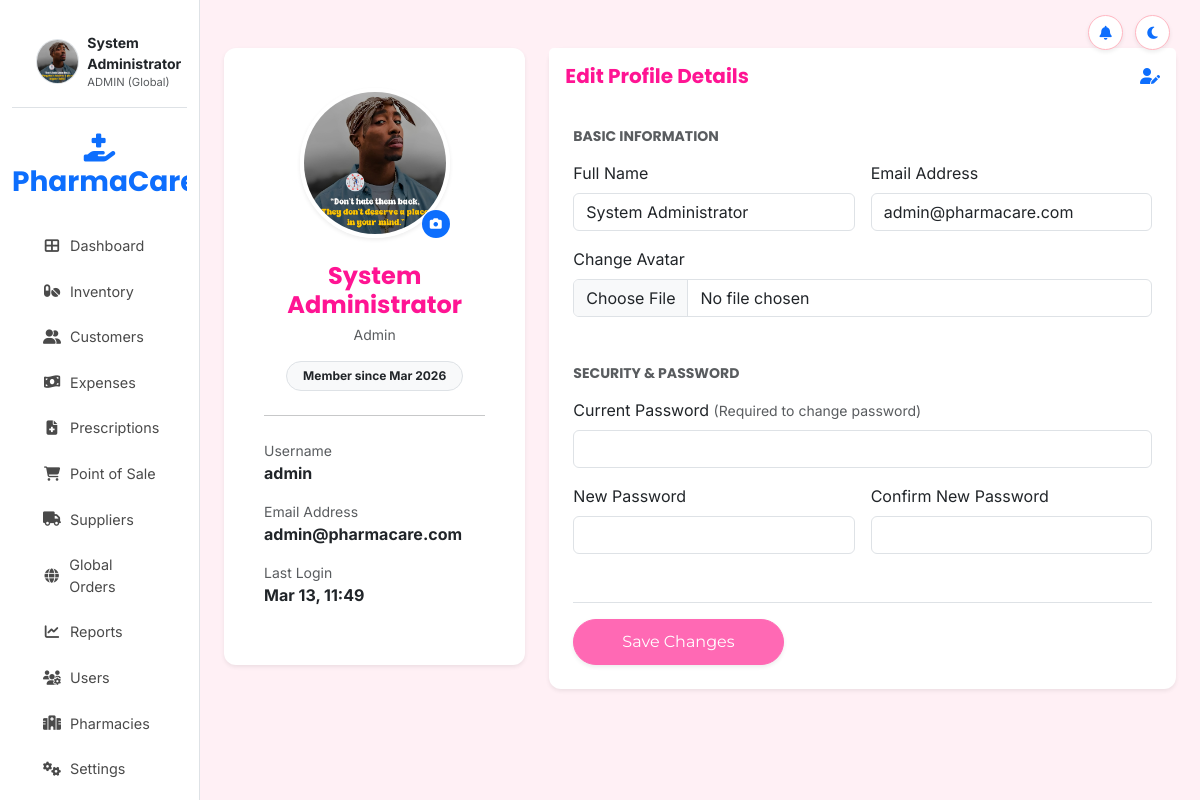
The app's page /profile.php (signed in) with its own data.
### tables this page shows
CREATE TABLE IF NOT EXISTS users (
    id INT PRIMARY KEY AUTO_INCREMENT,
    username VARCHAR(50) UNIQUE NOT NULL,
    email VARCHAR(100) UNIQUE NOT NULL,
    password_hash VARCHAR(255) NOT NULL,
    role ENUM('admin', 'pharmacist', 'cashier', 'customer') NOT NULL,
    full_name VARCHAR(100),
    avatar VARCHAR(255),
    pharmacy_id INT,  
    created_at TIMESTAMP DEFAULT CURRENT_TIMESTAMP,
    last_login TIMESTAMP NULL,
    is_active BOOLEAN DEFAULT TRUE,
    FOREIGN KEY (pharmacy_id) REFERENCES pharmacies(id) ON DELETE SET NULL
);

### profile.php (the view, shortened to what this page needs)
<?php
require_once 'includes/config/database.php';
$user_id = $_SESSION['user_id'];
$stmt = $pdo->prepare("SELECT * FROM users WHERE id = ?");
$stmt->execute([$user_id]);
$user = $stmt->fetch();
include 'includes/templates/header.php';
?>
<div class="row pt-4">
    <div class="col-lg-4 mb-4">
        <div class="card border-0 shadow-sm text-center p-4 h-100">
            <div class="card-body">
                <div class="position-relative d-inline-block mb-4">
                    <img src="<?php echo $user['avatar'] ? BASE_URL . $user['avatar'] : 'https://via.placeholder.com/150'; ?>" class="rounded-circle shadow-sm border border-4 border-white" style="width: 150px; height: 150px; object-fit: cover;" alt="Avatar">
                    <span class="position-absolute bottom-0 end-0 badge rounded-pill bg-primary p-2">
                        <i class="fas fa-camera"></i>
                    </span>
                </div>
                <h4 class="fw-bold mb-1"><?php echo $user['full_name']; ?></h4>
                <p class="text-muted small mb-3"><?php echo ucfirst($user['role']); ?></p>
                <div class="badge bg-light text-dark border p-2 px-3 rounded-pill">
                    Member since <?php echo date('M Y', strtotime($user['created_at'])); ?>
                </div>
                <hr class="my-4">
                <div class="text-start">
                    <div class="mb-3">
                        <div class="small text-muted">Username</div>
                        <div class="fw-bold"><?php echo $user['username']; ?></div>
                    </div>
                    <div class="mb-3">
                        <div class="small text-muted">Email Address</div>
                        <div class="fw-bold"><?php echo $user['email']; ?></div>
                    </div>
                    <div class="mb-0">
                        <div class="small text-muted">Last Login</div>
                        <div class="fw-bold"><?php echo $user['last_login'] ? date('M d, H:i', strtotime($user['last_login'])) : 'Never'; ?></div>
                    </div>
                </div>
            </div>
        </div>
    </div>
    <div class="col-lg-8">
        <div class="card border-0 shadow-sm h-100">
            <div class="card-header bg-white border-0 py-3 d-flex justify-content-between align-items-center">
                <h5 class="mb-0">Edit Profile Details</h5>
                <i class="fas fa-user-edit text-primary"></i>
            </div>
            <div class="card-body p-4">
                <form action="profile.php" method="POST" enctype="multipart/form-data">
                    <h6 class="text-uppercase small fw-bold text-muted mb-3">Basic Information</h6>
                    <div class="row g-3 mb-4">
                        <div class="col-md-6">
                            <label class="form-label">Full Name</label>
                            <input type="text" name="full_name" class="form-control" value="<?php echo $user['full_name']; ?>" required>
                        </div>
                        <div class="col-md-6">
                            <label class="form-label">Email Address</label>
                            <input type="email" name="email" class="form-control" value="<?php echo $user['email']; ?>" required>
                        </div>
                        <div class="col-md-12">
                            <label class="form-label">Change Avatar</label>
                            <input type="file" name="avatar" class="form-control" accept="image/*">
                        </div>
                    </div>
                    <h6 class="text-uppercase small fw-bold text-muted mb-3 mt-5">Security & Password</h6>
                    <div class="row g-3">
                        <div class="col-md-12">
                            <label class="form-label">Current Password <small class="text-muted">(Required to change password)</small></label>
                            <input type="password" name="current_password" class="form-control">
                        </div>
                        <div class="col-md-6">
                            <label class="form-label">New Password</label>
                            <input type="password" name="new_password" class="form-control">
                        </div>
                        <div class="col-md-6">
                            <label class="form-label">Confirm New Password</label>
                            <input type="password" name="confirm_password" class="form-control">
                        </div>
                    </div>
                    <div class="mt-5 pt-3 border-top">
                        <button type="submit" class="btn btn-primary px-5 shadow-sm rounded-pill">
                            Save Changes
                        </button>
                    </div>
                </form>
            </div>
        </div>
    </div>
</div>
<?php include 'includes/templates/footer.php'; ?>

### assets/css/style.css (style rules this page uses)
:root { --primary-color: #FF69B4; --secondary-color: #FFB6C1; --accent-color: #FF1493; --bg-color: #FFF0F5; --text-color: #4A4A4A; --success-color: #98D8C8; --warning-color: #FFD700; --error-color: #FF6B6B; --white: #FFFFFF; --shadow: 0 4px 6px rgba(0, 0, 0, 0.1); --border-radius: 12px; --glass-bg: rgba(255, 255, 255, 0.7); --glass-border: rgba(255, 255, 255, 0.3); }
body { background-color: var(--bg-color); color: var(--text-color); font-family: 'Inter', sans-serif; margin: 0; padding: 0; }
h1, h2, h3, h4, h5, h6 { font-family: 'Poppins', sans-serif; font-weight: 700; color: var(--accent-color); }
.btn-primary { background-color: var(--primary-color); border-color: var(--primary-color); border-radius: 50px; padding: 10px 25px; font-family: 'Montserrat', sans-serif; transition: all 0.3s ease; }
.card { border: none; border-radius: var(--border-radius); box-shadow: var(--shadow); transition: transform 0.3s ease; }

### records on screen
users: avatar (picture), full_name "System Administrator", role "Admin", created_at "Mar 2026", username "admin", email "admin@pharmacare.com", last_login "Mar 13, 11:49"

### other values on screen
$_SESSION['full_name'] "System Administrator"
$_SESSION['role'] "ADMIN"
__('dashboard') "Dashboard"
__('inventory') "Inventory"
__('customers') "Customers"
__('expenses') "Expenses"
__('prescriptions') "Prescriptions"
__('pos') "Point of Sale"
__('suppliers') "Suppliers"
__('reports') "Reports"
__('users') "Users"
__('settings') "Settings"
